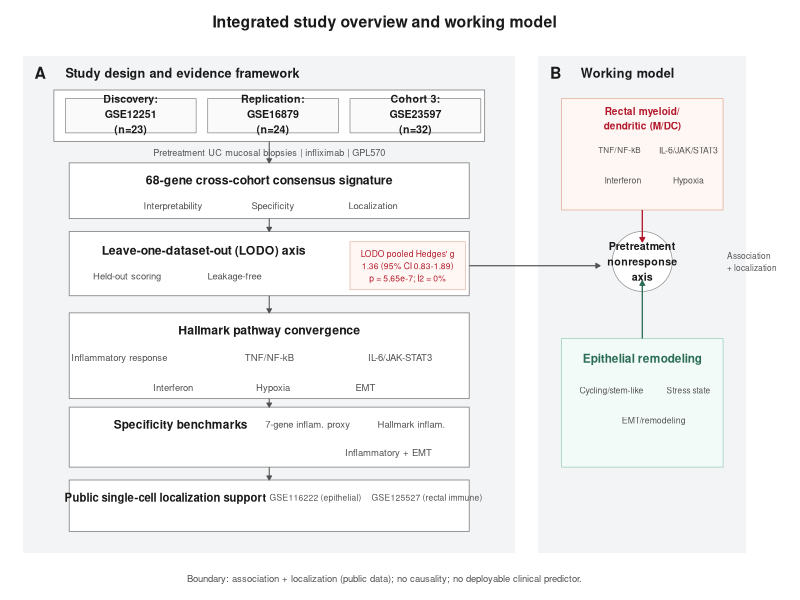
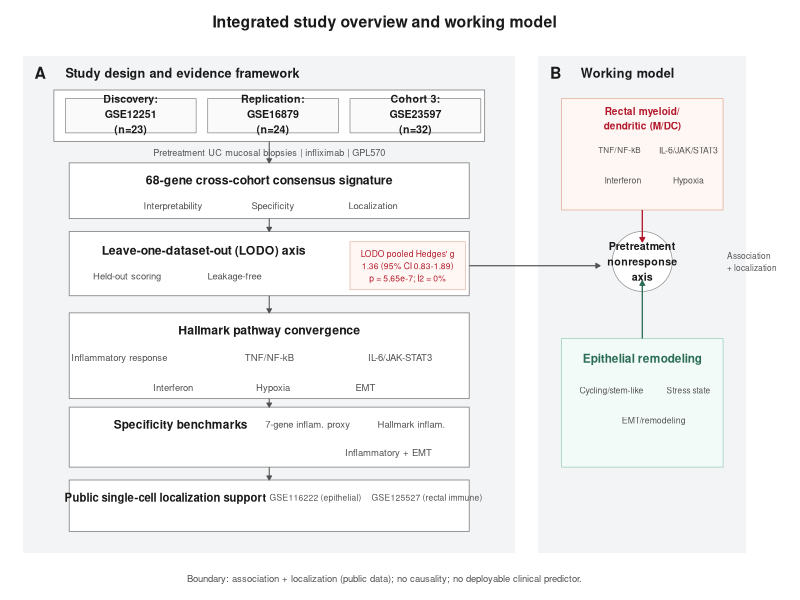

The R script that drew these images, in order:
#!/usr/bin/env Rscript

suppressPackageStartupMessages({
  library(ggplot2)
  library(grid)
})

arg_file <- grep("^--file=", commandArgs(trailingOnly = FALSE), value = TRUE)
if (length(arg_file) > 0) {
  script_path <- normalizePath(sub("^--file=", "", arg_file[1]))
  root_dir <- normalizePath(file.path(dirname(script_path), ".."))
} else {
  root_dir <- getwd()
}

out_dir <- file.path(root_dir, "plots", "publication")
dir.create(out_dir, recursive = TRUE, showWarnings = FALSE)

stem <- file.path(out_dir, "Figure1_study_design")

font_family <- "Helvetica"

# Palette aligned to main figures (responder vs nonresponder)
col_nonresponder <- "#B2182B"
col_responder <- "#2166AC"
col_panel_bg <- "#F3F4F6"
col_box_bg <- "#FFFFFF"
col_box_border <- "#8A8A8A"
col_text <- "#1A1A1A"
col_muted <- "#525252"
col_chip_bg <- "#E8EEF6"
col_chip_bg2 <- "#EDE7F6"
col_chip_border <- "#C8D3E6"
col_chip_border2 <- "#D3CAE6"

theme_fig <- theme_void(base_family = font_family) +
  theme(
    plot.background = element_rect(fill = "white", colour = NA),
    panel.background = element_rect(fill = "white", colour = NA),
    text = element_text(colour = col_text)
  )

rect <- function(xmin, xmax, ymin, ymax, fill = col_box_bg, colour = col_box_border, lw = 0.35, r = 0) {
  annotate("rect", xmin = xmin, xmax = xmax, ymin = ymin, ymax = ymax, fill = fill, colour = colour, linewidth = lw)
}

label <- function(x, y, text, size = 3.1, face = "plain", colour = col_text, hjust = 0.5, vjust = 0.5) {
  annotate("text", x = x, y = y, label = text, size = size, family = font_family, fontface = face, colour = colour, hjust = hjust, vjust = vjust)
}

chip <- function(x, y, text, w = 1.55, h = 0.35, fill = col_chip_bg, border = col_chip_border, size = 2.4) {
  rect(x - w / 2, x + w / 2, y - h / 2, y + h / 2, fill = fill, colour = border, lw = 0.25)
  label(x, y, text, size = size, colour = col_muted)
}

arrow_seg <- function(x, y, xend, yend, col = col_muted, lw = 0.35) {
  annotate(
    "segment",
    x = x, y = y, xend = xend, yend = yend,
    colour = col, linewidth = lw,
    arrow = arrow(type = "closed", length = unit(0.12, "cm"))
  )
}

p <- ggplot() +
  coord_cartesian(xlim = c(0, 10.4), ylim = c(0, 7), expand = FALSE, clip = "off") +
  theme_fig +
  # Title
  label(5, 6.75, "Integrated study overview and working model", size = 4.0, face = "bold") +
  # Panel backgrounds
  rect(0.3, 6.7, 0.55, 6.35, fill = col_panel_bg, colour = NA) +
  rect(7.0, 9.7, 0.55, 6.35, fill = col_panel_bg, colour = NA) +
  label(0.45, 6.15, "A", size = 4.0, face = "bold", hjust = 0) +
  label(0.85, 6.15, "Study design and evidence framework", size = 3.2, face = "bold", hjust = 0) +
  label(7.15, 6.15, "B", size = 4.0, face = "bold", hjust = 0) +
  label(7.55, 6.15, "Working model", size = 3.2, face = "bold", hjust = 0) +
  # Cohort row
  rect(0.7, 6.3, 5.35, 5.95, lw = 0.30) +
  rect(0.85, 2.55, 5.45, 5.85, fill = "#FAFAFA", lw = 0.25) +
  rect(2.70, 4.40, 5.45, 5.85, fill = "#FAFAFA", lw = 0.25) +
  rect(4.55, 6.25, 5.45, 5.85, fill = "#FAFAFA", lw = 0.25) +
  label(1.70, 5.67, "Discovery:\nGSE12251\n(n=23)", size = 2.7, face = "bold") +
  label(3.55, 5.67, "Replication:\nGSE16879\n(n=24)", size = 2.7, face = "bold") +
  label(5.40, 5.67, "Cohort 3:\nGSE23597\n(n=32)", size = 2.7, face = "bold") +
  label(3.50, 5.22, "Pretreatment UC mucosal biopsies | infliximab | GPL570", size = 2.30, colour = col_muted) +
  # Consensus signature box
  rect(0.9, 6.1, 4.45, 5.10, lw = 0.30) +
  label(3.50, 4.90, "68-gene cross-cohort consensus signature", size = 3.1, face = "bold") +
  chip(2.25, 4.60, "Interpretability") +
  chip(3.55, 4.60, "Specificity") +
  chip(4.85, 4.60, "Localization") +
  # LODO box
  rect(0.9, 6.1, 3.55, 4.30, lw = 0.30) +
  label(2.65, 4.08, "Leave-one-dataset-out (LODO) axis", size = 3.1, face = "bold") +
  chip(1.65, 3.78, "Held-out scoring", w = 1.65, fill = col_chip_bg2, border = col_chip_border2) +
  chip(3.05, 3.78, "Leakage-free", w = 1.35, fill = col_chip_bg2, border = col_chip_border2) +
  rect(4.55, 6.05, 3.62, 4.18, fill = "#FFF7F3", colour = "#E6B8A6", lw = 0.25) +
  label(5.30, 3.90, "LODO pooled Hedges' g\n1.36 (95% CI 0.83-1.89)\np = 5.65e-7; I2 = 0%", size = 2.15, colour = col_nonresponder) +
  # Pathway convergence
  rect(0.9, 6.1, 2.35, 3.35, lw = 0.30) +
  label(3.50, 3.15, "Hallmark pathway convergence", size = 3.1, face = "bold") +
  chip(1.55, 2.83, "Inflammatory response", w = 2.2) +
  chip(3.50, 2.83, "TNF/NF-kB", w = 1.55) +
  chip(5.20, 2.83, "IL-6/JAK-STAT3", w = 1.95) +
  chip(2.25, 2.48, "Interferon", w = 1.3) +
  chip(3.55, 2.48, "Hypoxia", w = 1.1) +
  chip(4.75, 2.48, "EMT", w = 0.8) +
  label(3.50, 2.15, "Responders: Oxidative phosphorylation", size = 2.5, colour = col_responder) +
  # Specificity benchmarks
  rect(0.9, 6.1, 1.55, 2.25, lw = 0.30) +
  label(2.35, 2.05, "Specificity benchmarks", size = 3.0, face = "bold") +
  chip(4.00, 2.05, "7-gene inflam. proxy", w = 1.85) +
  chip(5.35, 2.05, "Hallmark inflam.", w = 1.55) +
  chip(5.05, 1.72, "Inflammatory + EMT", w = 2.05) +
  # Single-cell localization support
  rect(0.9, 6.1, 0.80, 1.40, lw = 0.30) +
  label(2.15, 1.20, "Public single-cell localization support", size = 2.85, face = "bold") +
  chip(4.10, 1.20, "GSE116222 (epithelial)", w = 1.95, size = 2.15) +
  chip(5.55, 1.20, "GSE125527 (rectal immune)", w = 2.10, size = 2.15) +
  # Flow arrows in panel A
  arrow_seg(3.50, 5.35, 3.50, 5.10, col = col_muted) +
  arrow_seg(3.50, 4.45, 3.50, 4.30, col = col_muted) +
  arrow_seg(3.50, 3.55, 3.50, 3.35, col = col_muted) +
  arrow_seg(3.50, 2.35, 3.50, 2.25, col = col_muted) +
  arrow_seg(3.50, 1.55, 3.50, 1.40, col = col_muted) +
  # Panel B boxes
  rect(7.3, 9.4, 4.55, 5.85, fill = "#FFF7F3", colour = "#E6B8A6", lw = 0.30) +
  label(8.35, 5.62, "Rectal myeloid/\ndendritic (M/DC)", size = 2.55, face = "bold", colour = col_nonresponder) +
  chip(8.05, 5.25, "TNF/NF-kB", w = 1.35, fill = "#FDE7DE", border = "#F2C7B3", size = 2.05) +
  chip(8.95, 5.25, "IL-6/JAK/STAT3", w = 1.6, fill = "#FDE7DE", border = "#F2C7B3", size = 2.2) +
  chip(8.10, 4.90, "Interferon", w = 1.1, fill = "#FDE7DE", border = "#F2C7B3", size = 2.2) +
  chip(8.95, 4.90, "Hypoxia", w = 0.9, fill = "#FDE7DE", border = "#F2C7B3", size = 2.2) +
  rect(7.3, 9.4, 1.55, 3.05, fill = "#F3FBF8", colour = "#A9D6C5", lw = 0.30) +
  label(8.35, 2.82, "Epithelial remodeling", size = 3.0, face = "bold", colour = "#2C6E55") +
  chip(7.95, 2.45, "Cycling/stem-like", w = 1.45, fill = "#D9F0E6", border = "#B5DCCB", size = 2.2) +
  chip(8.95, 2.45, "Stress state", w = 1.25, fill = "#D9F0E6", border = "#B5DCCB", size = 2.1) +
  chip(8.50, 2.10, "EMT/remodeling", w = 1.45, fill = "#D9F0E6", border = "#B5DCCB", size = 2.2) +
  # Central axis circle
  annotate("point", x = 8.35, y = 3.95, size = 20, shape = 21, fill = "white", colour = col_box_border, stroke = 0.35) +
  label(8.35, 3.95, "Pretreatment\nnonresponse\naxis", size = 2.7, face = "bold") +
  label(9.45, 3.95, "Association\n+ localization", size = 2.1, colour = col_muted, hjust = 0) +
  # Arrows from components to axis
  arrow_seg(8.35, 4.55, 8.35, 4.18, col = col_nonresponder, lw = 0.45) +
  arrow_seg(8.35, 3.05, 8.35, 3.72, col = "#2C6E55", lw = 0.45) +
  # Linking arrow from panel A to axis
  arrow_seg(6.10, 3.90, 7.80, 3.90, col = col_muted, lw = 0.40) +
  # Boundary note
  label(5.0, 0.25, "Boundary: association + localization (public data); no causality; no deployable clinical predictor.", size = 2.4, colour = col_muted)

ggsave(paste0(stem, ".png"), p, width = 8.2, height = 5.7, units = "in", dpi = 600, bg = "white")
ggsave(paste0(stem, ".pdf"), p, width = 8.2, height = 5.7, units = "in", device = cairo_pdf, bg = "white")

cat("[ok] wrote:", paste0(stem, ".{png,pdf}"), "\n")
